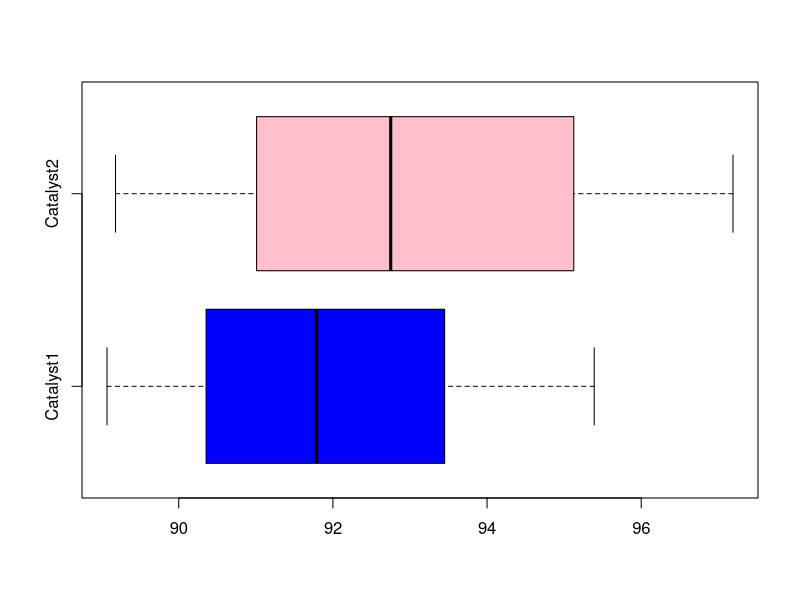
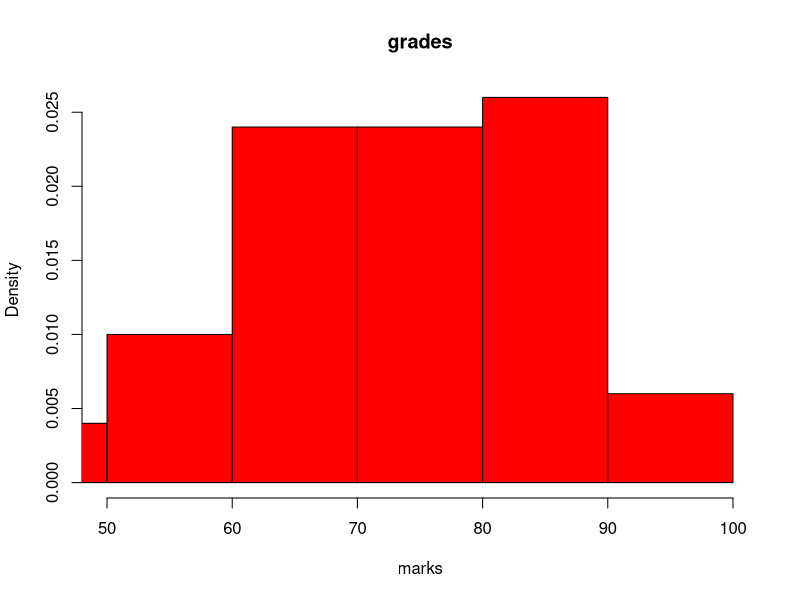
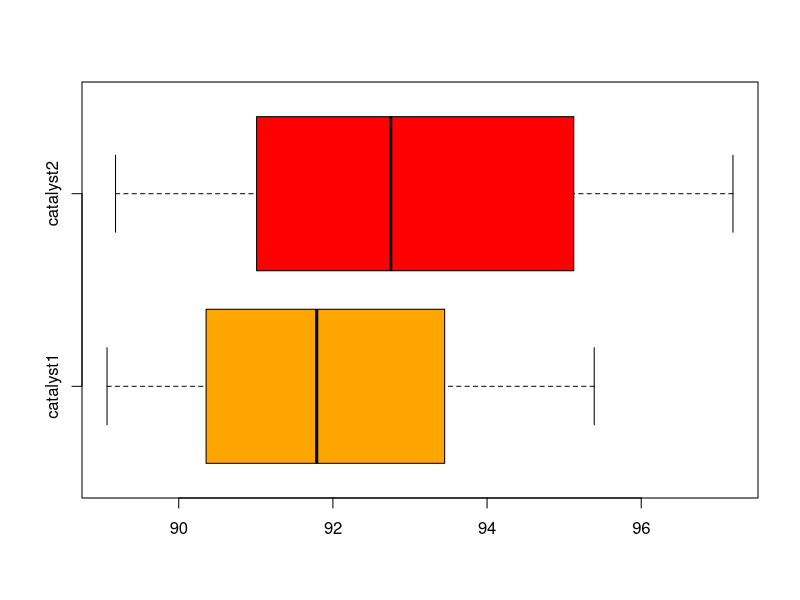
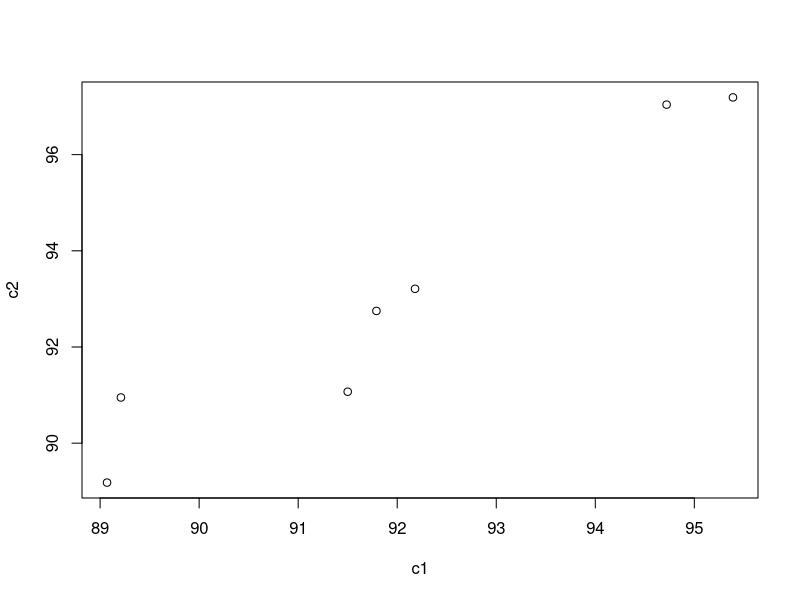
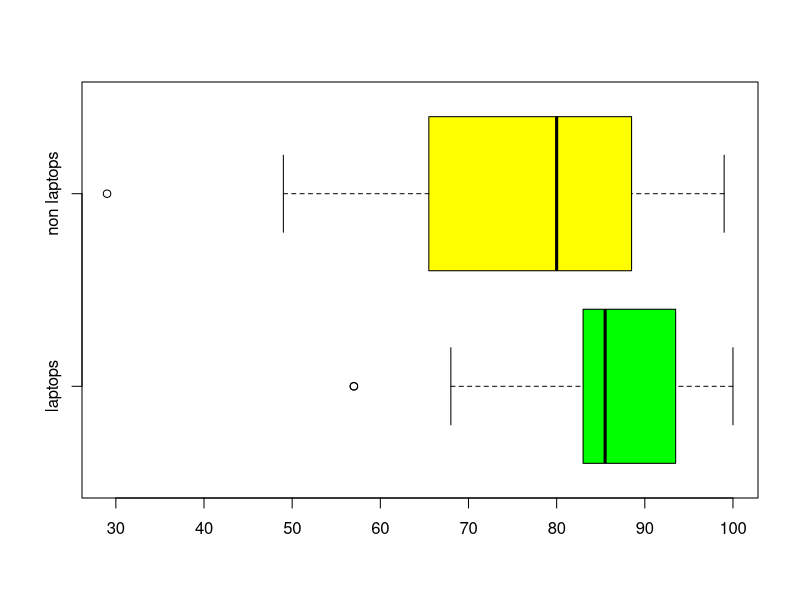

These figures' R source, in order:
Catalyst1 <- c(91.5, 92.18, 95.39, 91.79, 89.07, 94.72, 89.21)   
Catalyst2 <- c(89.18,90.95,93.21,97.19,97.04,91.07,92.75)   
Chemicals<- c("Catalyst1", "Catalyst2")   
boxplot(Catalyst1,Catalyst2, names=Chemicals, 
        horizontal = TRUE,col=c("blue","pink"))

v=c(75,89,66,52,90,68,83,94,77,60,38,47,87,65,97,49,65,70,73,81,85,77,83,56,63,79,69,82,84,70,62,75,29,88,74,37,81,76,74,63,69,73,91,87,76,58,63,60,71,82)
hist(v,main="grades",xlab="marks",xlim=c(50,100),col="red",freq=FALSE)

c1=c(91.5,92.18,95.39,91.79,89.07,94.72,89.21)
c2=c(89.18,90.95,93.21,97.19,97.04,91.07,92.75)
catalyst=c("catalyst1","catalyst2")
boxplot(c1,c2,names=catalyst,horizontal=TRUE,col=c("orange","red"))


qqplot(c1,c2)

l=c(98,84,97,93,88,57,100,84,100,84,78,83,68,84,87,93,90,57,94,83)
n=c(63,83,97,93,52,74,83,63,88,86,81,54,99,91,49,80,81,89,78,29,64,74,72,89,67,89,70)
nam1=c("laptops","non laptops")
boxplot(l,n,names=nam1,
        horizontal=TRUE, col=c("green","yellow"))
